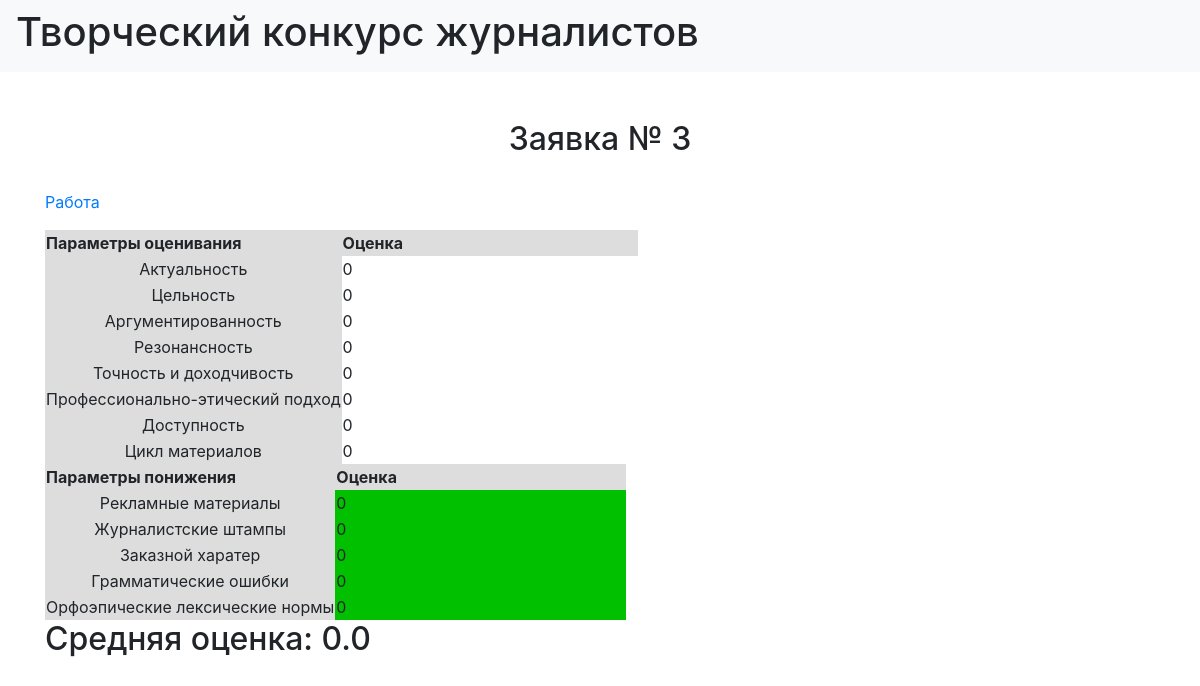
/proposals/view/3, run on the app's committed database.
### data/proposals.py (models this page shows, shortened)
class Proposal(SqlAlchemyBase, UserMixin, SerializerMixin):
    __tablename__ = 'proposal'
    id = sqlalchemy.Column(sqlalchemy.Integer,
                           primary_key=True, autoincrement=True)
    type = sqlalchemy.Column(sqlalchemy.String, nullable=True)
    file = sqlalchemy.Column(sqlalchemy.String, nullable=True)
    evaluation = sqlalchemy.Column(sqlalchemy.String, nullable=True)
    lowering_criteria = sqlalchemy.Column(sqlalchemy.String, nullable=True)
    status = sqlalchemy.Column(sqlalchemy.String, nullable=True)
    likes = sqlalchemy.Column(sqlalchemy.Integer, nullable=True)
    user_data = sqlalchemy.Column(sqlalchemy.String, nullable=True)
    @property
    def evaluation_dict(self):
        return json.loads(self.evaluation)
    @property
    def lowering_criteria_dict(self):
        return json.loads(self.lowering_criteria)
    @property
    def average_score(self):
        return round(sum(self.evaluation_dict.values())/len(self.evaluation_dict.values()) -\
            sum(self.lowering_criteria_dict.values()) / len(self.lowering_criteria_dict.values()),2)

### main.py (the view)
@app.route('/proposals/view/<int:proposal_id>', methods=['GET', 'POST'])
def view_proposal(proposal_id):
    proposal = get_proposal(proposal_id)
    return render_template('view_proposal.html',proposal=proposal)

### data/db_session.py (called while the page is built)
def create_session() -> Session:
    global __factory
    return __factory()

### main.py (called while the page is built)
def get_proposal(proposal_id):
    db_sess = db_session.create_session()
    curr_proposal = db_sess.query(Proposal).filter(Proposal.id == proposal_id).first()
    return curr_proposal

### templates/view_proposal.html (shortened to what this page needs)
{% extends "base.html" %}
{% block content %}
{% set STATUSES  = {"waiting_verification": "Требует оценки", "verified": "Оценена", "aborted":  "Отклонена"} %}
<br>
<br>
<h2 align="center">Заявка № {{proposal.id}}</h2>
<br>
<p>  <a href="{{proposal.file}}"> Работа</a></p>
{% if proposal.type == "text" %}
<div class="table_container">
    <table class="my_table">
        <tr class="my_column">
            <th class="title" width="50%" bgcolor="#dddddd" align="center">Параметры оценивания</th>
            <th class="title" width="50%" bgcolor="#dddddd" align="center">Оценка</th>
        </tr>
        <tr class="my_column">
            <td class="title" width="50%" bgcolor="#dddddd" align="center">Актуальность</td>
            <td class="ordinary" style="color:{{text_color}}">{{ proposal.evaluation_dict['relevance'] }}</td>
        </tr>
        <tr class="my_column">
            <td class="title" width="50%" bgcolor="#dddddd" align="center">Цельность</td>
            <td class="ordinary" style="color:{{text_color}}">{{ proposal.evaluation_dict['integrity'] }}</td>
        </tr>
        <tr class="my_column">
            <td class="title" width="50%" bgcolor="#dddddd" align="center">Аргументированность</td>
            <td class="ordinary" style="color:{{text_color}}">{{ proposal.evaluation_dict['validity'] }}</td>
        </tr>
        <tr class="my_column">
            <td class="title" width="50%" bgcolor="#dddddd" align="center">Резонансность</td>
            <td class="ordinary" style="color:{{text_color}}">{{ proposal.evaluation_dict['resonance'] }}</td>
        </tr>
        <tr class="my_column">
            <td class="title" width="50%" bgcolor="#dddddd" align="center">Точность и доходчивость</td>
            <td class="ordinary" style="color:{{text_color}}">{{ proposal.evaluation_dict['accuracy'] }}</td>
        </tr>
        <tr class="my_column">
            <td class="title" width="50%" bgcolor="#dddddd" align="center">Профессионально-этический подход</td>
            <td class="ordinary" style="color:{{text_color}}">{{ proposal.evaluation_dict['ethnicity'] }}</td>
        </tr>
        <tr class="my_column">
            <td class="title" width="50%" bgcolor="#dddddd" align="center">Доступность</td>
            <td class="ordinary"  style="color:{{text_color}}">{{ proposal.evaluation_dict['availability'] }}</td>
        </tr>
        <tr class="my_column">
            <td class="title" width="50%" bgcolor="#dddddd" align="center">Цикл материалов</td>
            <td class="ordinary" style="color:{{text_color}}">{{ proposal.evaluation_dict['materials cycle'] }}</td>
        </tr>
    </table>
{% endif %}
<div class="table_container">
    <table class="my_table">
        <tr class="my_column">
            <th class="title" width="50%" bgcolor="#dddddd" align="center">Параметры понижения</th>
            <th class="title" width="50%" bgcolor="#dddddd" align="center">Оценка</th>
        </tr>
        <tr class="my_column">
            <td class="title" width="50%" bgcolor="#dddddd" align="center">Рекламные материалы</td>
            <td class="ordinary" bgcolor ={{color}} style="color:{{text_color}}">{{ proposal.lowering_criteria_dict['promotional materials'] }}</td>
        </tr>
        <tr class="my_column">
            <td class="title" width="50%" bgcolor="#dddddd" align="center">Журналистские штампы</td>
            <td class="ordinary" bgcolor ={{color}} style="color:{{text_color}}">{{ proposal.lowering_criteria_dict['journalistic stamps'] }}</td>
        </tr>
        <tr class="my_column">
            <td class="title" width="50%" bgcolor="#dddddd" align="center">Заказной харатер</td>
            <td class="ordinary" bgcolor ={{color}} style="color:{{text_color}}">{{ proposal.lowering_criteria_dict['сustom_nature'] }}</td>
        </tr>
        <tr class="my_column">
            <td class="title" width="50%" bgcolor="#dddddd" align="center">Грамматические ошибки</td>
            <td class="ordinary" bgcolor ={{color}} style="color:{{text_color}}">{{ proposal.lowering_criteria_dict['grammatical_errors'] }}</td>
        </tr>
        <tr class="my_column">
            <td class="title" width="50%" bgcolor="#dddddd" align="center">Орфоэпические лексические нормы</td>
            <td class="ordinary" bgcolor ={{color}} style="color:{{text_color}}">{{ proposal.lowering_criteria_dict['orthoepic_norms'] }}</td>
        </tr>
    </table>
</div>
<div>
    <h2>
        Средняя оценка: {{proposal.average_score}}
    </h2>
</div>
{% endblock %}

### templates/base.html (shortened to what this page needs)
<!DOCTYPE html>
<html lang="en">
<head>
    <link rel="stylesheet" href="../static/css/bootstrap.min.css">
    <link rel="stylesheet" type="text/css" href="../static/css/style.css" />
</head>
  <body>
    <header>
      <nav class="navbar navbar-light bg-light">
          <h1>Творческий конкурс журналистов </h1>
      </nav>
    </header>
    <main role="main" class="container">
        {% block content %}
        {% endblock %}
    </main>
  </body>
</html>

### templates/view_proposal.html (style rules this page uses)
.ordinary { bgcolor: #d0daed; }

### data on the page
Proposal: id "3", evaluation_dict.relevance "0", evaluation_dict.integrity "0", evaluation_dict.validity "0", evaluation_dict.resonance "0", evaluation_dict.accuracy "0", evaluation_dict.ethnicity "0", evaluation_dict.availability "0", evaluation "0", lowering_criteria "0", lowering_criteria_dict.сustom_nature "0", lowering_criteria_dict.grammatical_errors "0", lowering_criteria_dict.orthoepic_norms "0", average_score "0.0"
